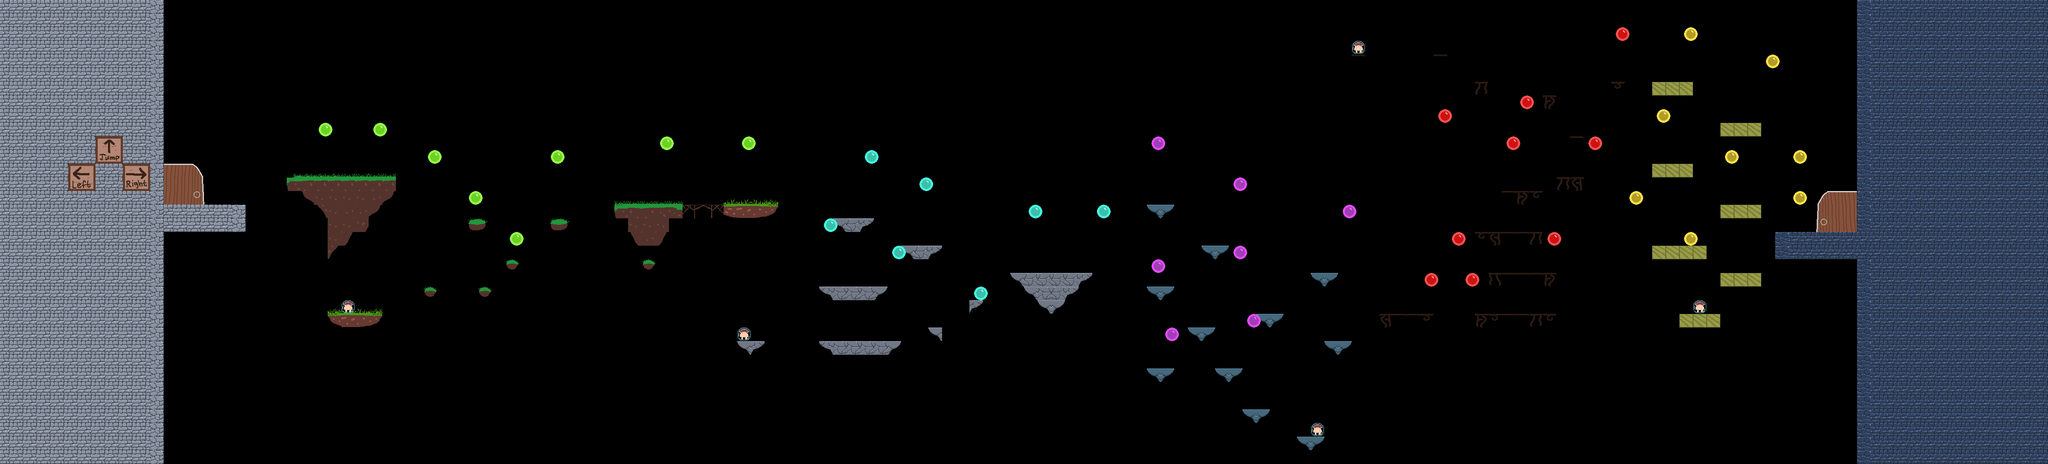

The image is a tile-based game level rendered from a .tmx file. Its description and source (layers, tilesets, objects; grid data summarised) follow:
An orthogonal 150x34 tile map with 32x32 px tiles, 6 tile layers (golds, win, platforms, mushroom, ...), 4 hidden layers not drawn.

<map version="1.10" tiledversion="1.10.2" orientation="orthogonal" renderorder="right-down" width="150" height="34" tilewidth="32" tileheight="32" infinite="0" nextlayerid="15" nextobjectid="2">
 <editorsettings>
  <export target="tilemap1.json" format="json" />
 </editorsettings>
 <tileset firstgid="1" name="tilemap1" tilewidth="32" tileheight="32" tilecount="100" columns="10">
  <image source="tilemap1.png" width="320" height="320" />
 </tileset>
 <imagelayer id="2" name="Image Layer 1" visible="0" offsetx="0" offsety="256">
  <image source="../forest.png" width="1080" height="720" />
 </imagelayer>
 <imagelayer id="3" name="Copy of Image Layer 1" visible="0" offsetx="1079.82" offsety="256">
  <image source="../forest.png" width="1080" height="720" />
 </imagelayer>
 <imagelayer id="4" name="Copy of Copy of Image Layer 1" visible="0" offsetx="2159.7" offsety="256.03">
  <image source="../forest.png" width="1080" height="720" />
 </imagelayer>
 <imagelayer id="5" name="Copy of Copy of Copy of Image Layer 1" visible="0" offsetx="3239.55" offsety="255.989">
  <image source="../forest.png" width="1080" height="720" />
 </imagelayer>
 <layer id="10" name="golds" width="150" height="34">
  <data>[5100 cells, 22 non-empty, 1 distinct tile ids]</data>
 </layer>
 <layer id="14" name="win" width="150" height="34">
  <data>[5100 cells, 4 non-empty, 1 distinct tile ids]</data>
 </layer>
 <layer id="1" name="platforms" width="150" height="34">
  <data>[5100 cells, 181 non-empty, 33 distinct tile ids]</data>
 </layer>
 <layer id="9" name="mushroom" width="150" height="34">
  <data>[5100 cells, 17 non-empty, 3 distinct tile ids]</data>
 </layer>
 <layer id="13" name="gems" width="150" height="34" offsetx="11" offsety="0">
  <data>[5100 cells, 39 non-empty, 5 distinct tile ids]</data>
 </layer>
 <layer id="7" name="castleBridge" width="150" height="34">
  <data>[5100 cells, 914 non-empty, 25 distinct tile ids]</data>
 </layer>
</map>